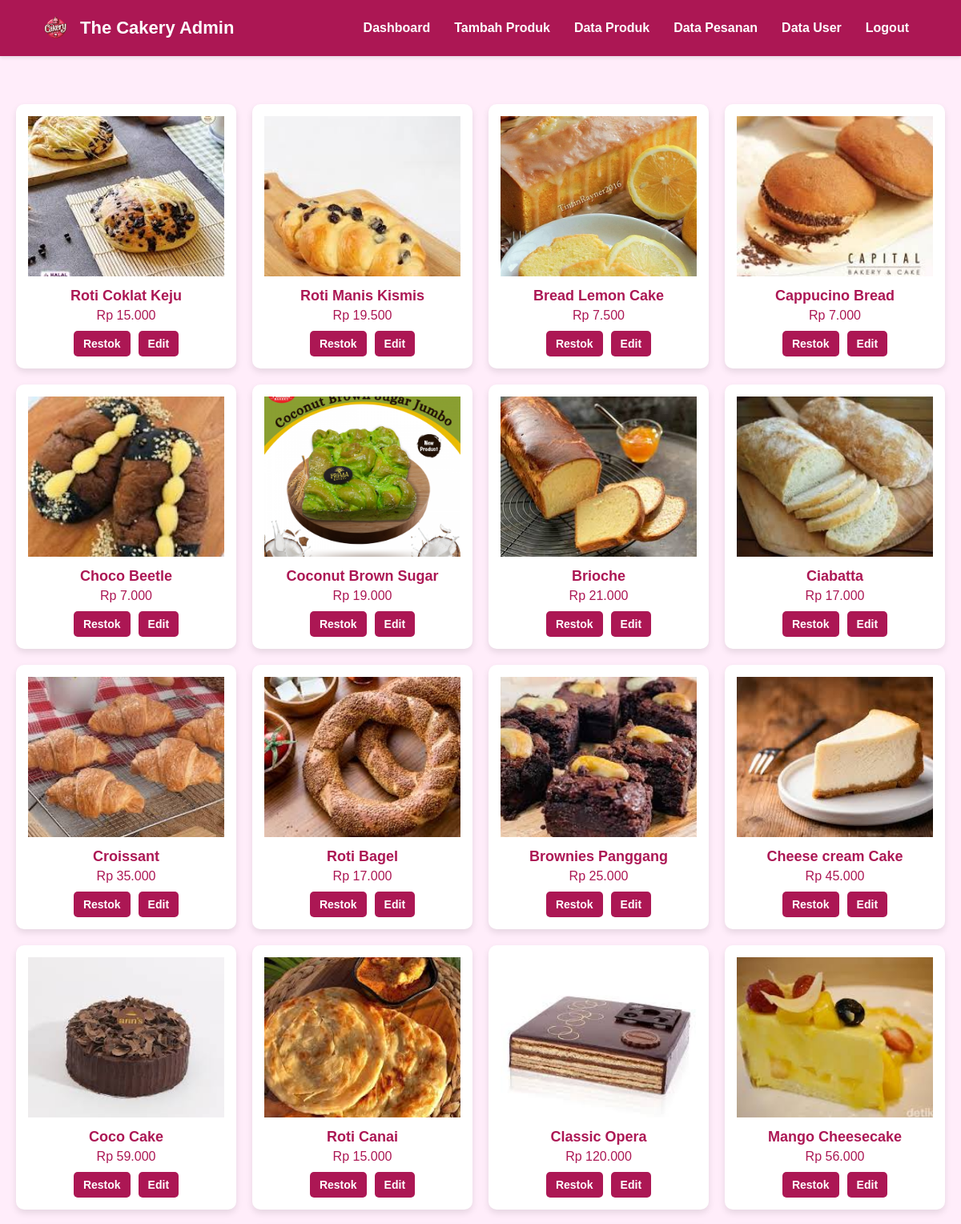
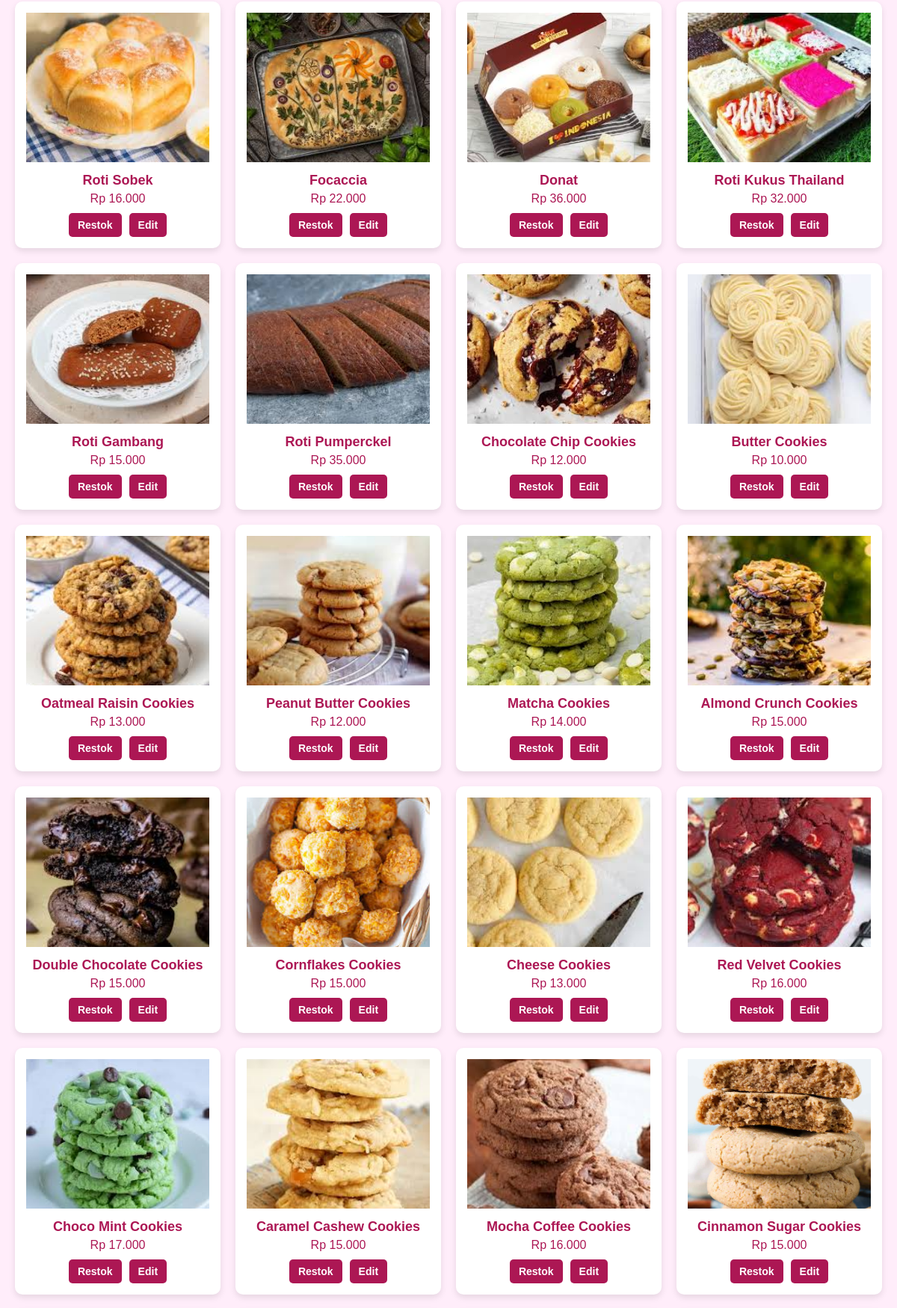
The app's page /admin/index.php (upper part) with its own data (2 pictures, top to bottom).
### tables this page shows
CREATE TABLE `tb_produk` (
  `id` int(11) NOT NULL,
  `nama_produk` varchar(255) NOT NULL,
  `deskripsi` text NOT NULL,
  `harga` decimal(10,0) NOT NULL,
  `stok` int(11) NOT NULL,
  `gambar` varchar(255) NOT NULL,
  `kategori` varchar(100) NOT NULL,
  `crated_at` timestamp(6) NOT NULL DEFAULT current_timestamp(6) ON UPDATE current_timestamp(6)
);

### admin/index.php (the view, shortened to what this page needs)
<?php
include 'koneksi.php';
?>
<!DOCTYPE html>
<html lang="id">
<head>
    <link rel="stylesheet" href="https://cdnjs.cloudflare.com/ajax/libs/font-awesome/6.5.0/css/all.min.css">
</head>
<body>
<?php include 'navmenu.php'; ?>
    <div class="product-grid">
        <?php
        $query = "SELECT * FROM tb_produk";
        $result = mysqli_query($koneksi, $query);
        if (mysqli_num_rows($result) > 0) {
            while ($data = mysqli_fetch_assoc($result)) {
                $gambar = htmlspecialchars($data['gambar']);
                $gambar_path = "img/" . $gambar;
                echo "<div class='product-card'>";
                echo "<img src='".$gambar_path."' alt='".htmlspecialchars($data['nama_produk'])."'>";
                echo "<h3>".htmlspecialchars($data['nama_produk'])."</h3>";
                echo "<p>Rp ".number_format($data['harga'], 0, ',', '.')."</p>";
                echo "<div class='button-group'>
                        <a href='restok_produk.php?id=".htmlspecialchars($data['id'])."' class='restok-btn'>Restok</a>
                        <a href='edit_produk.php?id=".htmlspecialchars($data['id'])."' class='edit-btn'>Edit</a>
                      </div>";
                echo "</div>";
            }
        } else {
            echo "<p>Tidak ada produk tersedia.</p>";
        }
        ?>
    </div>
</body>
</html>

### admin/index.php (style rules this page uses)
* { margin: 0; padding: 0; box-sizing: border-box; font-family: 'Arial', sans-serif; }
body { background-color: #FFEDFA; padding: 100px 20px 20px; }
.product-grid { display: grid; grid-template-columns: repeat(auto-fit, minmax(250px, 1fr)); gap: 20px; margin-top: 30px; }
.product-card { background: white; border-radius: 10px; box-shadow: 0 4px 8px rgba(0,0,0,0.1); overflow: hidden; text-align: center; padding: 15px; }
.product-card img { width: 100%; height: 200px; object-fit: cover; margin-bottom: 10px; }
.product-card h3 { font-size: 18px; margin-bottom: 5px; color: #AC1754; }
.product-card p { font-size: 16px; color: #AC1754; margin-bottom: 10px; }
.button-group { display: flex; justify-content: center; gap: 10px; margin-top: 10px; }
.button-group a { text-decoration: none; padding: 8px 12px; border-radius: 5px; font-size: 14px; font-weight: bold; transition: background-color 0.3s; }
.restok-btn { background-color:#AC1754; color: white; }
.edit-btn { background-color: #AC1754; color: white; }

### admin/navmenu.php (style rules this page uses)
* { margin: 0; padding: 0; box-sizing: border-box; font-family: 'Arial', sans-serif; }
body { background-color: #FFEDFA; padding: 100px 20px 20px; }

### records on screen
tb_produk: gambar+nama_produk (picture), nama_produk "Roti Coklat Keju", harga "15.000"
tb_produk: gambar+nama_produk (picture), nama_produk "Roti Manis Kismis", harga "19.500"
tb_produk: gambar+nama_produk (picture), nama_produk "Bread Lemon Cake", harga "7.500"
tb_produk: gambar+nama_produk (picture), nama_produk "Cappucino Bread", harga "7.000"
tb_produk: gambar+nama_produk (picture), nama_produk "Choco Beetle", harga "7.000"
tb_produk: gambar+nama_produk (picture), nama_produk "Coconut Brown Sugar", harga "19.000"
tb_produk: gambar (picture), nama_produk "Brioche", harga "21.000"
tb_produk: gambar+nama_produk (picture), nama_produk "Ciabatta", harga "17.000"
tb_produk: gambar+nama_produk (picture), nama_produk "Croissant", harga "35.000"
tb_produk: gambar (picture), nama_produk "Roti Bagel", harga "17.000"
tb_produk: gambar (picture), nama_produk "Brownies Panggang", harga "25.000"
tb_produk: gambar (picture), nama_produk "Cheese cream Cake", harga "45.000"
tb_produk: gambar+nama_produk (picture), nama_produk "Coco Cake", harga "59.000"
tb_produk: gambar (picture), nama_produk "Roti Canai", harga "15.000"
tb_produk: gambar (picture), nama_produk "Classic Opera", harga "120.000"
tb_produk: gambar+nama_produk (picture), nama_produk "Mango Cheesecake", harga "56.000"
tb_produk: gambar (picture), nama_produk "Roti Sobek", harga "16.000"
tb_produk: gambar+nama_produk (picture), nama_produk "Focaccia", harga "22.000"
tb_produk: gambar+nama_produk (picture), nama_produk "Donat", harga "36.000"
tb_produk: gambar (picture), nama_produk "Roti Kukus Thailand", harga "32.000"
tb_produk: gambar (picture), nama_produk "Roti Gambang", harga "15.000"
tb_produk: gambar (picture), nama_produk "Roti Pumperckel", harga "35.000"
tb_produk: gambar+nama_produk (picture), nama_produk "Chocolate Chip Cookies", harga "12.000"
tb_produk: gambar+nama_produk (picture), nama_produk "Butter Cookies", harga "10.000"
tb_produk: gambar+nama_produk (picture), nama_produk "Oatmeal Raisin Cookies", harga "13.000"
tb_produk: gambar (picture), nama_produk "Peanut Butter Cookies", harga "12.000"
tb_produk: gambar+nama_produk (picture), nama_produk "Matcha Cookies", harga "14.000"
tb_produk: gambar (picture), nama_produk "Almond Crunch Cookies", harga "15.000"
tb_produk: gambar (picture), nama_produk "Double Chocolate Cookies", harga "15.000"
tb_produk: gambar+nama_produk (picture), nama_produk "Cornflakes Cookies", harga "15.000"
tb_produk: gambar+nama_produk (picture), nama_produk "Cheese Cookies", harga "13.000"
tb_produk: gambar+nama_produk (picture), nama_produk "Red Velvet Cookies", harga "16.000"
tb_produk: gambar+nama_produk (picture), nama_produk "Choco Mint Cookies", harga "17.000"
tb_produk: gambar+nama_produk (picture), nama_produk "Caramel Cashew Cookies", harga "15.000"
tb_produk: gambar+nama_produk (picture), nama_produk "Mocha Coffee Cookies", harga "16.000"
tb_produk: gambar (picture), nama_produk "Cinnamon Sugar Cookies", harga "15.000"
